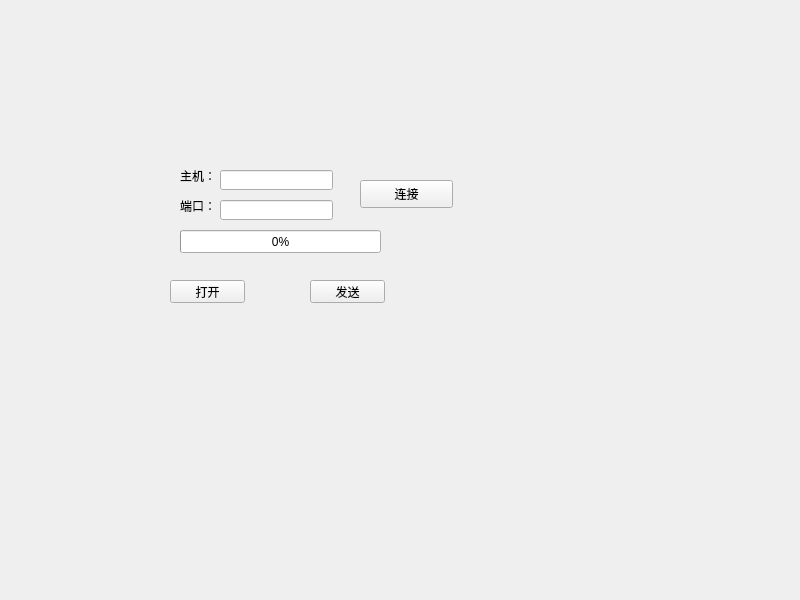
<?xml version="1.0" encoding="UTF-8"?>
<ui version="4.0">
 <class>Widget</class>
 <widget class="QWidget" name="Widget">
  <property name="geometry">
   <rect>
    <x>0</x>
    <y>0</y>
    <width>800</width>
    <height>600</height>
   </rect>
  </property>
  <property name="windowTitle">
   <string>Widget</string>
  </property>
  <widget class="QPushButton" name="openBtn">
   <property name="geometry">
    <rect>
     <x>170</x>
     <y>280</y>
     <width>75</width>
     <height>23</height>
    </rect>
   </property>
   <property name="text">
    <string>打开</string>
   </property>
  </widget>
  <widget class="QPushButton" name="sendBtn">
   <property name="geometry">
    <rect>
     <x>310</x>
     <y>280</y>
     <width>75</width>
     <height>23</height>
    </rect>
   </property>
   <property name="text">
    <string>发送</string>
   </property>
  </widget>
  <widget class="QLabel" name="label">
   <property name="geometry">
    <rect>
     <x>180</x>
     <y>170</y>
     <width>54</width>
     <height>12</height>
    </rect>
   </property>
   <property name="text">
    <string>主机：</string>
   </property>
  </widget>
  <widget class="QLabel" name="label_2">
   <property name="geometry">
    <rect>
     <x>180</x>
     <y>200</y>
     <width>54</width>
     <height>12</height>
    </rect>
   </property>
   <property name="text">
    <string>端口：</string>
   </property>
  </widget>
  <widget class="QLineEdit" name="hostLineEdit">
   <property name="geometry">
    <rect>
     <x>220</x>
     <y>170</y>
     <width>113</width>
     <height>20</height>
    </rect>
   </property>
   <property name="text">
    <string/>
   </property>
  </widget>
  <widget class="QLineEdit" name="portLineEdit">
   <property name="geometry">
    <rect>
     <x>220</x>
     <y>200</y>
     <width>113</width>
     <height>20</height>
    </rect>
   </property>
   <property name="text">
    <string/>
   </property>
  </widget>
  <widget class="QProgressBar" name="clientProgressBar">
   <property name="geometry">
    <rect>
     <x>180</x>
     <y>230</y>
     <width>201</width>
     <height>23</height>
    </rect>
   </property>
   <property name="value">
    <number>0</number>
   </property>
  </widget>
  <widget class="QLabel" name="clientStatusLabel">
   <property name="geometry">
    <rect>
     <x>180</x>
     <y>260</y>
     <width>201</width>
     <height>16</height>
    </rect>
   </property>
   <property name="text">
    <string/>
   </property>
  </widget>
  <widget class="QPushButton" name="pushButton_Connect">
   <property name="geometry">
    <rect>
     <x>360</x>
     <y>180</y>
     <width>93</width>
     <height>28</height>
    </rect>
   </property>
   <property name="text">
    <string>连接</string>
   </property>
  </widget>
 </widget>
 <resources/>
 <connections/>
</ui>
